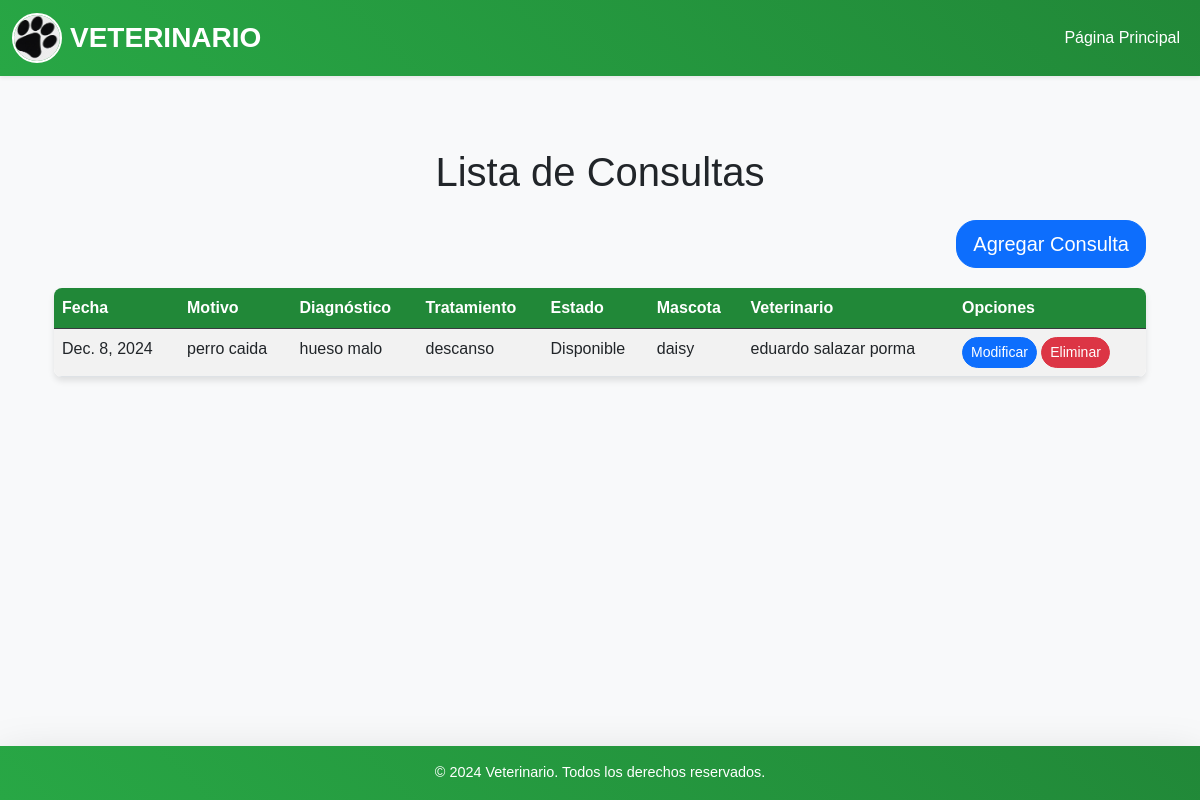
The page /consultas/table on the database as committed earlier.
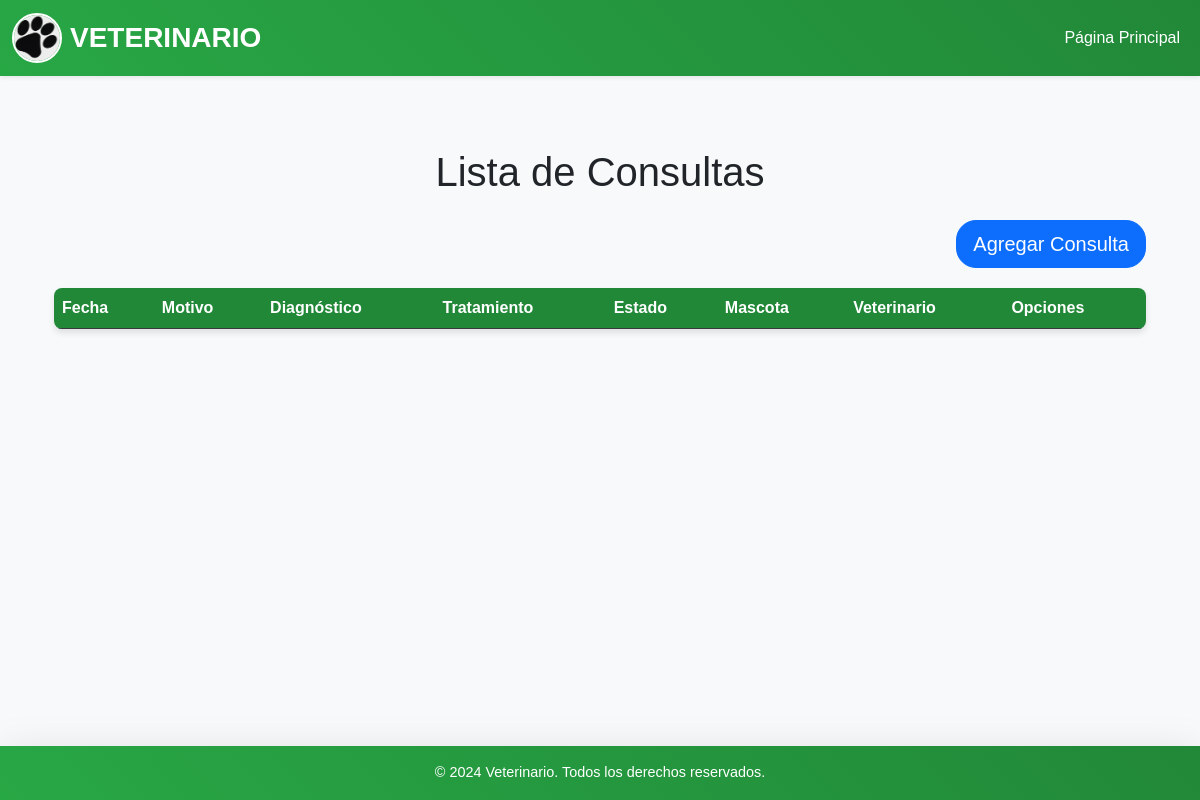
The same page on the database as committed later.
### core/models.py (models this page shows)
class Consulta(models.Model):
    fecha = models.DateField()
    motivo = models.TextField("motivo consulta")
    diagnostico = models.CharField("diagnostico", max_length=100)
    tratamiento = models.CharField("tratamiento", max_length=200)
    ESTADOS = [
        ("Finalizada", "finalizada"),
        ("Realizada", "realizada"),
    ]
    estado = models.CharField("estado", max_length=11, choices=ESTADOS)
    mascota = models.ForeignKey(Mascota, on_delete=models.CASCADE)
    veterinario = models.ForeignKey(Veterinario, on_delete=models.CASCADE)
    class Meta:
        db_table = "consultas"

class Mascota(models.Model):
    nombre = models.CharField("nombre", max_length=65)
    especie = models.CharField("especie", max_length=65)
    raza = models.CharField("raza", max_length=65)
    edad = models.IntegerField("edad")
    peso = models.FloatField("edad")
    def __str__(self):
        return f"{self.nombre}"
    class Meta:
        db_table = "mascotas"

class Veterinario(models.Model):
    nombre = models.CharField("nombre", max_length=65)
    especialidad = models.CharField("especialidad", max_length=100)
    horarios = models.CharField("horarios", max_length=100)
    ESTADOS = [
        ("Disponible", "disponible"),
        ("Ocupado", "ocupado"),
    ]
    estado = models.CharField("estadio", max_length=11, choices=ESTADOS)
    def __str__(self):
        return f"{self.nombre}"
    class Meta:
        db_table = "veterinarios"

### core/views.py (the view)
# urls.py: path("consultas/table", getConsultas, name = "consultas"),
def getConsultas(request):
    consultas = Consulta.objects.all()
    return render(request, "consultas.html", {"consultas": consultas})

### core/templates/consultas.html (shortened to what this page needs)
{% extends 'base.html' %}
{% load static %}
{% block content %}
<div class="container mt-5">
    <h1 class="text-center mb-4">Lista de Consultas</h1>
    <div class="mb-3 text-end">
        <a class="btn btn-primary btn-lg" href="{% url 'nueva-consultas' %}">Agregar Consulta</a>
    </div>
    <table class="table table-striped table-hover">
        <thead class="table-dark">
            <tr>
                <th>Fecha</th>
                <th>Motivo</th>
                <th>Diagnóstico</th>
                <th>Tratamiento</th>
                <th>Estado</th>
                <th>Mascota</th>
                <th>Veterinario</th>
                <th>Opciones</th>
            </tr>
        </thead>
        <tbody>
            {% for consulta in consultas %}
            <tr>
                <td>{{ consulta.fecha }}</td>
                <td>{{ consulta.motivo }}</td>
                <td>{{ consulta.diagnostico }}</td>
                <td>{{ consulta.tratamiento }}</td>
                <td>{{ consulta.estado }}</td>
                <td>{{ consulta.mascota }}</td>
                <td>{{ consulta.veterinario }}</td>
                <td>
                    <a href="{% url 'actualizar-consultas' consulta.id %}" class="btn btn-primary btn-sm">Modificar</a>
                    <a href="{% url 'eliminar-consultas' consulta.id %}" class="btn btn-danger btn-sm">Eliminar</a>
                </td>
            </tr>
            {% endfor %}
        </tbody>
    </table>
</div>
{% endblock %}

Rows that differ between the two databases and show on the page:
removed Consulta: fecha "Dec. 8, 2024", motivo "perro caida", diagnostico "hueso malo", tratamiento "descanso", estado "Disponible", mascota "daisy", veterinario "eduardo salazar porma"
